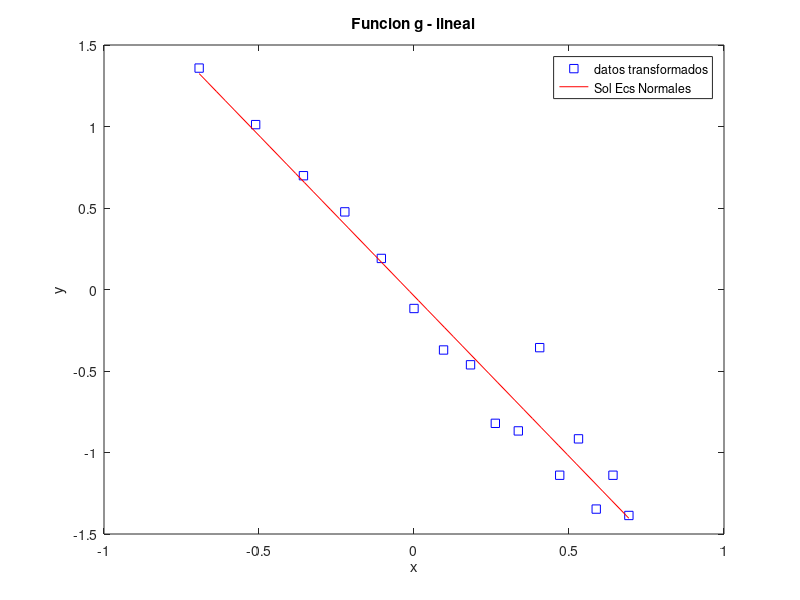
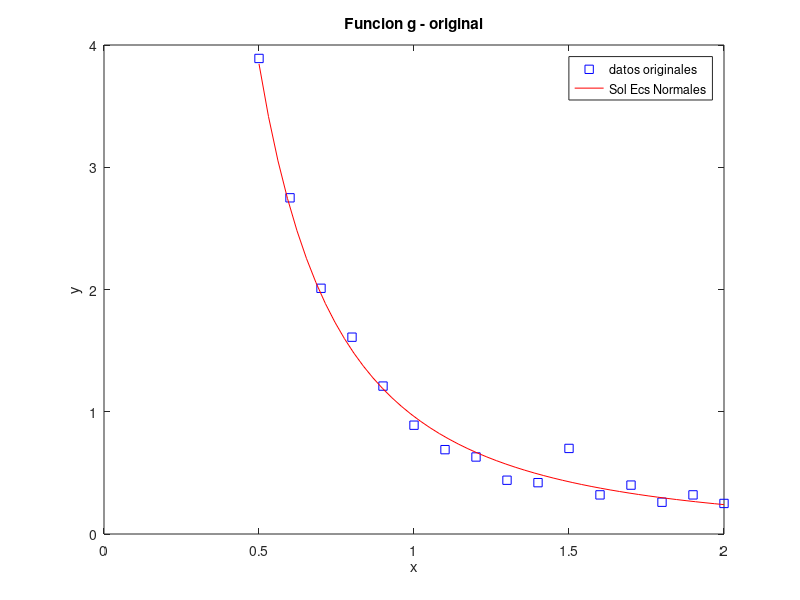

MATLAB code for these plots, in order:
% Minimos cuadrados a los datos transformados de g1 y g2. PMCL resolviendo directamente las ecs normales.
X = [0.5,0.6,0.7,0.8,0.9,1.0,1.1,1.2,1.3,1.4,1.5,1.6,1.7,1.8,1.9,2.0]';
%Y1
Y1 = [3.89,2.75,2.01,1.61,1.21,0.89,0.69,0.63,0.44,0.42,0.70,0.32,0.40,0.26,0.32,0.25]';

%Y2
%Y1 = [15.96,9.45,5.75,3.82,2.89,2.17,1.22,1.05,0.86,0.63,0.69,0.40,0.44,0.29,0.43,0.20]';

%   n cantidad de muestras 
n = length(X);

A = zeros(n,2);
Xtransf = log(X);
Ytransf = log(Y1);
C=zeros(2,1);
A = [Xtransf ones(n,1)];

C=(A' * A) \ (A' * Ytransf);

p= - round(C(1))
c= exp(C(2))

% Valor minimizado: ||AX - Y||^2
error_g = sum((c*X.^(-p) - Y1).^2);

%---------------------------------------
% Graficas para correccion del modelo: %
%---------------------------------------
% Funcion g1
% Grafica modelo lineal con transformacion logaritmica de los datos
figure (1)
plot(Xtransf, Ytransf, 'bs')
hold on
vect_Xcv = linspace(Xtransf(1),Xtransf(n),50);
plot(vect_Xcv, C(1)*vect_Xcv + C(2), 'r')
title ("Funcion g - lineal");
xlabel ("x");
ylabel ("y");
legend("datos transformados", "Sol Ecs Normales");

% Grafica sin transformacion logaritmica de los datos
figure (2)
plot(X, Y1, 'bs')
hold on
vect_X = linspace(X(1),X(n),50);
plot(vect_X, c*vect_X.^(-p), 'r')
title ("Funcion g - original");
xlabel ("x");
ylabel ("y");
legend("datos originales", "Sol Ecs Normales");
%----------------------------
